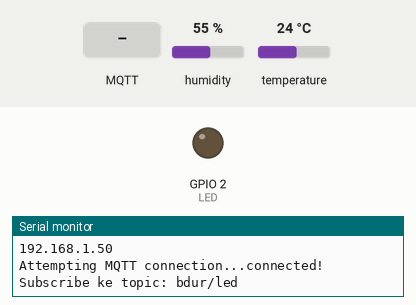
Recording of a sketch running on a simulated ESP32. On the bench: output pins drawn as LEDs (lit = HIGH), the last lines printed to the serial monitor. Inputs (shaded band) come from the test bench; at power-on: humidity 55 %, temperature 24 °C. WiFi joins after 1.5 s; servers stay silent unless stated; random numbers use the default seed unless the sketch sets one; no MQTT or app messages arrive unless stated.

Above: at 2.7 s.
2.8 s: MQTT message "1" arrives on the first subscribed topic
At 3.2 s:
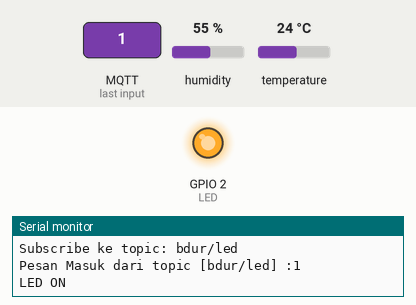
4.3 s: MQTT message "0" arrives on the first subscribed topic
At 5.6 s:
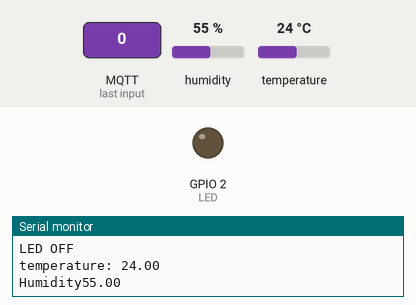
Timing chart, 0 to 7.3 s (numbered marks = the images above; inputs shaded):
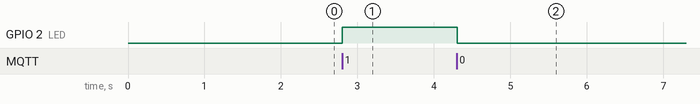

The sketch:

Mqtt_basic.ino
```cpp
#include <WiFi.h>
#include <PubSubClient.h>
#include <ArduinoJson.h>
#include <DHT.h>

const char* ssid = "Wokwi-GUEST";
const char* password = "";

float temperature;
float humidity;
char bufferTemp[5];
char bufferHum[5];
unsigned long prevMillis;

const char* mqtt_server = "broker.emqx.io";
const char* TOPIC_LED = "bdur/led";
const char* TOPIC_TEMP = "bdur/temperature";
const char* TOPIC_HUMID = "bdur/humidity";
const char* TOPIC_JSON = "bdur/dht";
int intervalPengiriman = 5; // satuan detik


#define LED 2
#define DHTPIN 14
#define DHTTYPE DHT22

WiFiClient espClient;
PubSubClient mqtt(espClient);
DHT dht(DHTPIN, DHTTYPE);

void setup_wifi() {
  delay(10);
  Serial.println();
  Serial.print("Connecting to ");
  Serial.println(ssid);

  WiFi.mode(WIFI_STA);
  WiFi.begin(ssid, password);

  while (WiFi.status() != WL_CONNECTED) {
    delay(500);
    Serial.print(".");
  }
  Serial.println("");
  Serial.println("WiFi Terhubung");
  Serial.println("IP address: ");
  Serial.println(WiFi.localIP());
}

void callback(char* topic, byte* payload, unsigned int length) {
  Serial.print("Pesan Masuk dari topic [");
  Serial.print(topic);
  Serial.print("] :");
  for (int i = 0; i < length; i++) {
    Serial.print((char)payload[i]);
  }
  Serial.println();

  if ((char)payload[0] == '1') {
    digitalWrite(LED, HIGH);
    Serial.println("LED ON");
  }
  else if((char)payload[0] == '0') {
    digitalWrite(LED, LOW);
    Serial.println("LED OFF");
  }

}

void reconnect() {
  while (!mqtt.connected()) {
    Serial.print("Attempting MQTT connection...");

    String clientId = "ESP8266Client-";
    clientId += String(random(0xffff), HEX);

    if (mqtt.connect(clientId.c_str())) {
      Serial.println("connected!");
      mqtt.subscribe(TOPIC_LED);
      Serial.println("Subscribe ke topic: " + String(TOPIC_LED));
    } else {
      Serial.print("Failed, rc=");
      Serial.print(mqtt.state());
      Serial.println("Reconnect dalam 5 detik");
      delay(5000);
    }
  }
}

void publish_data() {
  sprintf(bufferTemp, "%.1f", temperature);
  mqtt.publish(TOPIC_TEMP, bufferTemp);

  sprintf(bufferHum, "%.1f", humidity);
  mqtt.publish(TOPIC_HUMID, bufferHum);
}

void publish_json() {

  char json[256];
  JsonDocument doc;

  sprintf(bufferTemp, "%.1f", temperature);
  sprintf(bufferHum, "%.1f", humidity);

  doc["temperature"] = bufferTemp;
  doc["humidity"] = bufferHum;

  serializeJson(doc, json);
  mqtt.publish(TOPIC_JSON, json);
}

void setup() {
  pinMode(LED, OUTPUT);
  Serial.begin(115200);
  setup_wifi();
  dht.begin();
  mqtt.setServer(mqtt_server, 1883);
  mqtt.setCallback(callback);
}

void loop() {

  if (!mqtt.connected()) {
    reconnect();
  }
  mqtt.loop();

  if (millis() - prevMillis >= intervalPengiriman*1000) {
    temperature = dht.readTemperature();
    humidity = dht.readHumidity();
    Serial.println("temperature: " + String(temperature));
    Serial.println("Humidity" + String(humidity));
    Serial.println();

    publish_json();
    publish_data();
    prevMillis = millis();
  }
  delay(5);

}
```

Measured:
- after the input at 2.8 s, GPIO 2 (LED): LOW → HIGH at once
- after the input at 4.3 s, GPIO 2 (LED): HIGH → LOW at once
